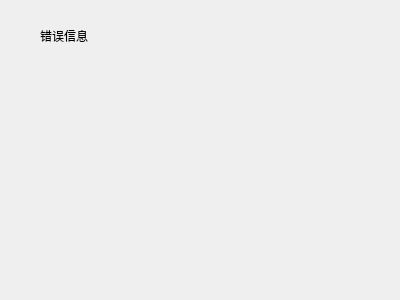
<?xml version="1.0" encoding="UTF-8"?>
<ui version="4.0">
 <class>ModifyBatch</class>
 <widget class="QWidget" name="ModifyBatch">
  <property name="geometry">
   <rect>
    <x>0</x>
    <y>0</y>
    <width>400</width>
    <height>300</height>
   </rect>
  </property>
  <property name="windowTitle">
   <string>Form</string>
  </property>
  <widget class="QLabel" name="label">
   <property name="geometry">
    <rect>
     <x>40</x>
     <y>30</y>
     <width>54</width>
     <height>12</height>
    </rect>
   </property>
   <property name="text">
    <string>错误信息</string>
   </property>
  </widget>
 </widget>
 <resources/>
 <connections/>
</ui>
